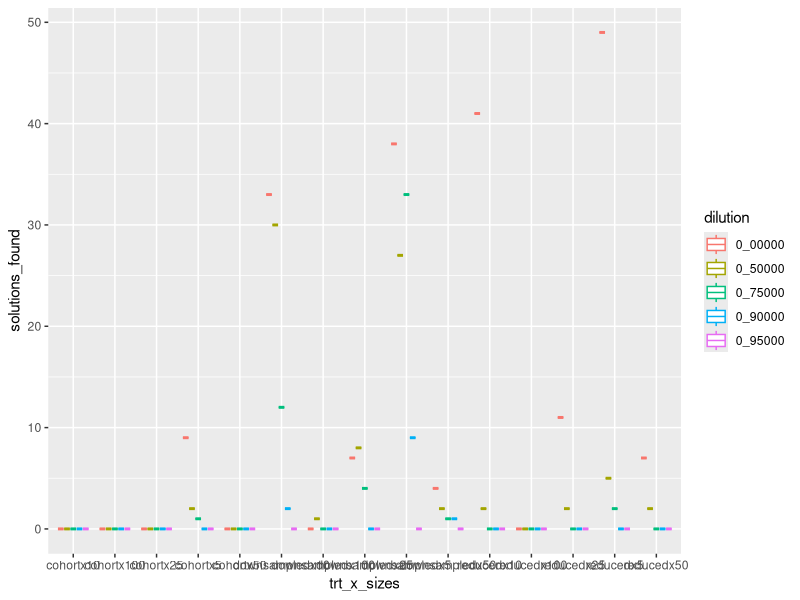
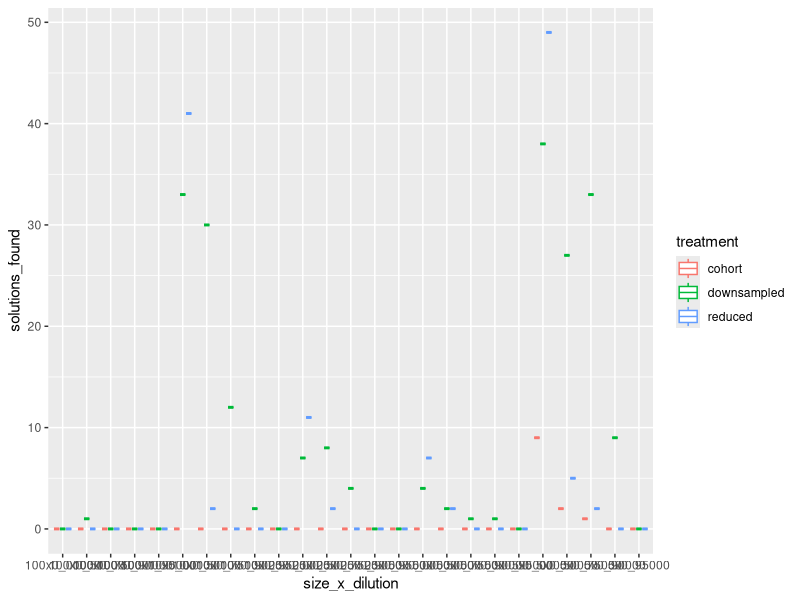
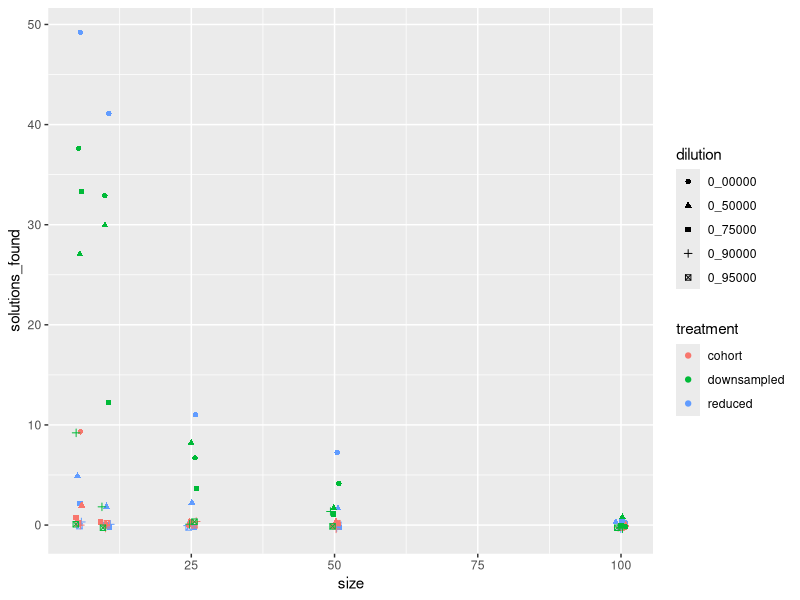
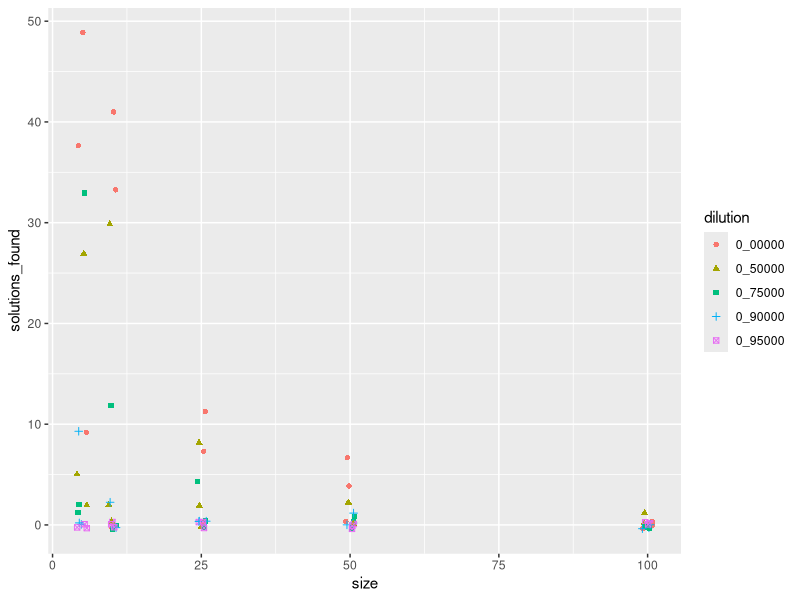

Source code (R) for these figures, in order:
# There's not much here, just looking at which replicates found solutions

library(ggplot2)

setwd('~/Research/lexicase/gptp-2019-cohort-lexicase/data/out')
data = read.csv('coverage.csv', stringsAsFactors = FALSE)
data$found = data$solved == 'True'

treatments = unique(data$treatment)
sizes = unique(data$size)
dilutions = unique(data$dilution)

data$done = data$finished == "True"

res = matrix(ncol=4, nrow=0)
for(trt in treatments){
  for(size in sizes){
    for(dil in dilutions){
      tmp = data[data$treatment == trt & data$size == size & data$dilution == dil,]
      res = rbind(res, c(trt, size, dil, nrow(tmp) - sum(tmp$done)))
    }
  }
}
res_df = data.frame(data=res)
colnames(res_df) = c('treatment', 'num_tests', 'dilution', 'solutions_found')
res_df$trt_x_sizes = paste(res_df$treatment, res_df$num_tests, sep='x')
res_df$size_x_dilution = paste(res_df$num_tests, res_df$dilution, sep='x')
res_df$solutions_found = as.numeric(res_df$solutions_found)
ggplot(data=res_df, aes(x=trt_x_sizes, y = solutions_found, color=dilution)) + geom_boxplot()

res_df$size = as.numeric(as.character(res_df$num_tests))

ggplot(data=res_df, aes(x=size_x_dilution, y = solutions_found, color=treatment)) + geom_boxplot()
ggplot(data=res_df, aes(x=size, y = solutions_found, color=treatment, shape=dilution)) + geom_jitter(width=0.9)
ggplot(data=res_df, aes(x=size, y = solutions_found, color=dilution, shape=dilution)) + geom_jitter(width=0.9)
